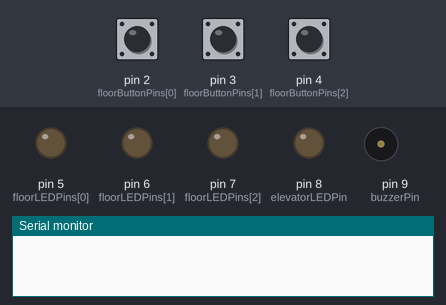
Recording of a sketch running on a simulated Arduino Uno, built with avr-gcc and run on an emulated ATmega328P. Shown: output pins drawn as LEDs (lit = HIGH), buzzer (waves = sounding), the last lines printed to the serial monitor. Inputs (shaded band) come from the test bench; at power-on: pin 3 (floorButtonPins[1]) HIGH, pin 2 (floorButtonPins[0]) HIGH, pin 4 (floorButtonPins[2]) HIGH. Pins used as bus, display or sensor lines are not drawn.

Above: at 1.2 s.
1.3 s: pin 3 (floorButtonPins[1]) pulled LOW for 0.15 s
At 3.7 s:
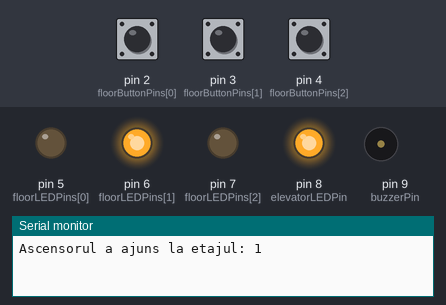
4.3 s: pin 2 (floorButtonPins[0]) pulled LOW for 0.15 s
At 7.1 s:
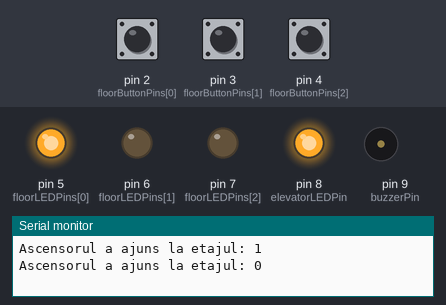
7.3 s: pin 4 (floorButtonPins[2]) pulled LOW for 0.15 s
At 9.1 s:
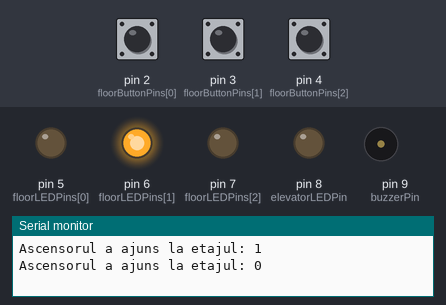
10.4 s: pin 2 (floorButtonPins[0]) pulled LOW for 1 s
At 11.4 s:
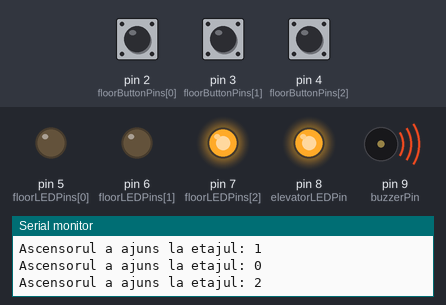
13.4 s: pin 3 (floorButtonPins[1]) pulled LOW for 1 s
16.4 s: pin 2 (floorButtonPins[0]) pulled LOW for 3.2 s
At 18.3 s:
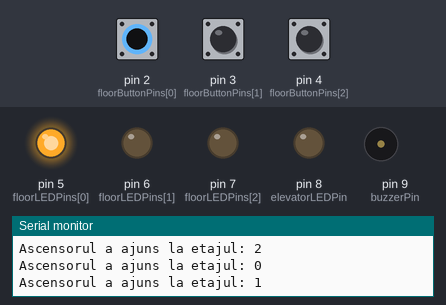
Timing chart, 0 to 19.9 s (numbered marks = the images above; inputs shaded):
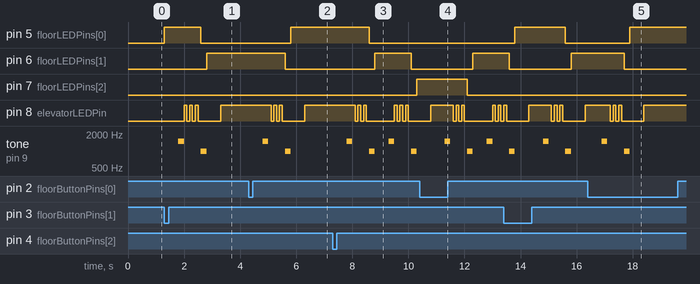

The sketch:

homework2_Elevator_simulator_wannabe.ino
```cpp
const int floorButtonPins[] = {2, 3, 4};  // pinii pentru butoanele etajelor
const int floorLEDPins[] = {5, 6, 7};      // pinii pentru LED-urile etajelor
const int elevatorLEDPin = 8;               // pin pentru LED-ul de stare al ascensorului
const int buzzerPin = 9;                    // pin pentru semnalul buzzer-ului

int currentFloor = 0; // variabila pentru etajul curent
bool elevatorMoving = false; // flag pentru a indica dacă ascensorul se mișcă

void setup() {
  // inițializare pini
  pinMode(floorButtonPins[0], INPUT_PULLUP);
  pinMode(floorButtonPins[1], INPUT_PULLUP);
  pinMode(floorButtonPins[2], INPUT_PULLUP);

  pinMode(floorLEDPins[0], OUTPUT);
  pinMode(floorLEDPins[1], OUTPUT);
  pinMode(floorLEDPins[2], OUTPUT);

  pinMode(elevatorLEDPin, OUTPUT);
  pinMode(buzzerPin, OUTPUT);

  Serial.begin(9600);
}

void loop() {
  for (int i = 0; i < 3; i++) {
    if (digitalRead(floorButtonPins[i]) == LOW) {
      if (i != currentFloor && !elevatorMoving) {
        moveElevator(i);
      }
    }
  }
}

void playFloorSound() {
  tone(buzzerPin, 1000, 200);  // generez un sunet de 1000 Hz pentru 200 de milisecunde
  delay(200);  // aștept 200 de milisecunde între sunete
}
void elevatorMovingSound() {
  tone(buzzerPin, 1500, 200);  // generez un sunet de 1500 Hz pentru 200 de milisecunde
  delay(200);
}
void moveElevator(int targetFloor) {
  elevatorMoving = true;

  int direction = (targetFloor > currentFloor) ? 1 : -1; // direcția ascensorului

  for (int floor = currentFloor; floor != targetFloor; floor += direction) {
    // aprind LED-ul corespunzător etajului curent
    digitalWrite(floorLEDPins[floor], HIGH);
    delay(500); // astept 0.5 secunde înainte de a trece la următorul etaj
    elevatorMovingSound(); // reda sunetul când ascensorul este în mișcare, dar nu a ajuns încă la destinație

    for (int i = 0; i < 3; i++) {
      digitalWrite(elevatorLEDPin, HIGH); // palpâie al patrulea LED când ascensorul este în mișcare
      delay(100);
      digitalWrite(elevatorLEDPin, LOW);
      delay(100);
    }

    // sting LED-ul etajului curent
    digitalWrite(floorLEDPins[floor], LOW);
    // redă sunetul la trecerea prin etaj
    playFloorSound();
  }

  // am ajuns la etajul dorit, aprind LED-ul și activez buzzer-ul
  digitalWrite(floorLEDPins[targetFloor], HIGH);
  digitalWrite(buzzerPin, HIGH);  // activez buzzer-ul
  delay(500);
  digitalWrite(buzzerPin, LOW);  // dezactivez buzzer-ul
  digitalWrite(elevatorLEDPin, HIGH);


  // la final, actualizez etajul curent și starea de funcționare a ascensorului
  currentFloor = targetFloor;
  elevatorMoving = false;

  Serial.println("Ascensorul a ajuns la etajul: " + String(currentFloor));
}
```

Measured:
- after the input at 1.3 s, pin 5 (floorLEDPins[0]): LOW → HIGH at once, → LOW 1.3 s later; pin 6 (floorLEDPins[1]): LOW → HIGH after 1.5 s
- after the input at 4.3 s, pin 5 (floorLEDPins[0]): LOW → HIGH after 1.5 s; pin 6 (floorLEDPins[1]): HIGH → LOW after 1.3 s
- after the input at 7.3 s, pin 5 (floorLEDPins[0]): HIGH → LOW after 1.3 s; pin 6 (floorLEDPins[1]): LOW → HIGH after 1.5 s, → LOW 1.3 s later
- after the input at 10.4 s, pin 6 (floorLEDPins[1]): LOW → HIGH after 1.9 s; pin 7 (floorLEDPins[2]): HIGH → LOW after 1.7 s; tone on pin 9 (buzzerPin): plays 1500 Hz for 0.20 s, 1000 Hz for 0.20 s, 1500 Hz for 0.20 s, starting after 0.90 s
- after the input at 16.4 s, pin 5 (floorLEDPins[0]): LOW → HIGH after 1.5 s; pin 6 (floorLEDPins[1]): HIGH → LOW after 1.3 s
